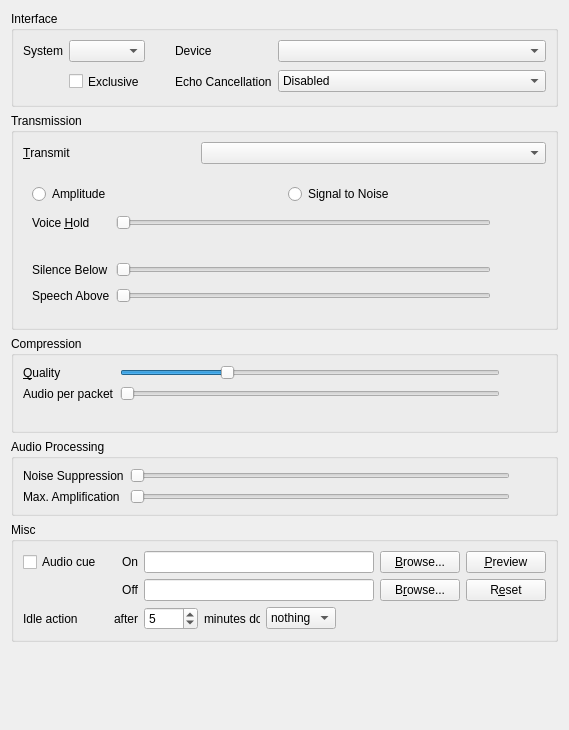
<?xml version="1.0" encoding="UTF-8"?>
<ui version="4.0">
 <class>AudioInput</class>
 <widget class="QWidget" name="AudioInput">
  <property name="geometry">
   <rect>
    <x>0</x>
    <y>0</y>
    <width>569</width>
    <height>730</height>
   </rect>
  </property>
  <property name="windowTitle">
   <string>Form</string>
  </property>
  <layout class="QVBoxLayout">
   <item>
    <widget class="QGroupBox" name="qgbInterfaces">
     <property name="title">
      <string>Interface</string>
     </property>
     <layout class="QGridLayout" name="gridLayout">
      <item row="0" column="0">
       <widget class="QLabel" name="qliSystem">
        <property name="text">
         <string>System</string>
        </property>
        <property name="buddy">
         <cstring>qcbSystem</cstring>
        </property>
       </widget>
      </item>
      <item row="0" column="1">
       <widget class="QComboBox" name="qcbSystem">
        <property name="sizePolicy">
         <sizepolicy hsizetype="MinimumExpanding" vsizetype="Fixed">
          <horstretch>0</horstretch>
          <verstretch>0</verstretch>
         </sizepolicy>
        </property>
        <property name="toolTip">
         <string>Input method for audio</string>
        </property>
        <property name="whatsThis">
         <string>&lt;b&gt;This is the input method to use for audio.&lt;/b&gt;&lt;br /&gt;Most likely you want to use DirectSound.</string>
        </property>
       </widget>
      </item>
      <item row="0" column="2">
       <spacer>
        <property name="orientation">
         <enum>Qt::Horizontal</enum>
        </property>
        <property name="sizeType">
         <enum>QSizePolicy::Maximum</enum>
        </property>
        <property name="sizeHint" stdset="0">
         <size>
          <width>24</width>
          <height>16</height>
         </size>
        </property>
       </spacer>
      </item>
      <item row="0" column="3">
       <widget class="QLabel" name="qliDevice">
        <property name="text">
         <string>Device</string>
        </property>
        <property name="buddy">
         <cstring>qcbDevice</cstring>
        </property>
       </widget>
      </item>
      <item row="0" column="4">
       <widget class="QComboBox" name="qcbDevice">
        <property name="sizePolicy">
         <sizepolicy hsizetype="MinimumExpanding" vsizetype="Fixed">
          <horstretch>1</horstretch>
          <verstretch>0</verstretch>
         </sizepolicy>
        </property>
        <property name="toolTip">
         <string>Input device for audio</string>
        </property>
        <property name="whatsThis">
         <string>&lt;b&gt;This is the input device to use for audio.&lt;/b&gt;</string>
        </property>
        <property name="sizeAdjustPolicy">
         <enum>QComboBox::AdjustToMinimumContentsLength</enum>
        </property>
        <property name="minimumContentsLength">
         <number>16</number>
        </property>
       </widget>
      </item>
      <item row="1" column="1">
       <widget class="QCheckBox" name="qcbExclusive">
        <property name="minimumSize">
         <size>
          <width>0</width>
          <height>27</height>
         </size>
        </property>
        <property name="toolTip">
         <string>Exclusive mode</string>
        </property>
        <property name="whatsThis">
         <string>&lt;b&gt;This opens the device in exclusive mode.&lt;/b&gt;&lt;br /&gt;No other application will be able to use the device.</string>
        </property>
        <property name="text">
         <string>Exclusive</string>
        </property>
       </widget>
      </item>
      <item row="1" column="3">
       <widget class="QLabel" name="qliEcho">
        <property name="text">
         <string>Echo Cancellation</string>
        </property>
       </widget>
      </item>
      <item row="1" column="4">
       <widget class="QComboBox" name="qcbEcho">
        <property name="toolTip">
         <string>Cancel echo from speakers</string>
        </property>
        <property name="whatsThis">
         <string>Enabling this will cancel the echo from your speakers. Mixed has low CPU impact, but only works well if your speakers are equally loud and equidistant from the microphone. Multichannel echo cancellation provides much better echo cancellation, but at a higher CPU cost.</string>
        </property>
        <item>
         <property name="text">
          <string>Disabled</string>
         </property>
        </item>
        <item>
         <property name="text">
          <string>Mixed echo cancellation</string>
         </property>
        </item>
        <item>
         <property name="text">
          <string>Multichannel echo cancellation</string>
         </property>
        </item>
       </widget>
      </item>
     </layout>
    </widget>
   </item>
   <item>
    <widget class="QGroupBox" name="qgbTransmission">
     <property name="sizePolicy">
      <sizepolicy hsizetype="Preferred" vsizetype="Minimum">
       <horstretch>0</horstretch>
       <verstretch>0</verstretch>
      </sizepolicy>
     </property>
     <property name="title">
      <string>Transmission</string>
     </property>
     <layout class="QGridLayout">
      <item row="0" column="0">
       <widget class="QLabel" name="qliTransmit">
        <property name="text">
         <string>&amp;Transmit</string>
        </property>
        <property name="buddy">
         <cstring>qcbTransmit</cstring>
        </property>
       </widget>
      </item>
      <item row="0" column="1" colspan="2">
       <widget class="QComboBox" name="qcbTransmit">
        <property name="toolTip">
         <string>When to transmit your speech</string>
        </property>
        <property name="whatsThis">
         <string>&lt;b&gt;This sets when speech should be transmitted.&lt;/b&gt;&lt;br /&gt;&lt;i&gt;Continuous&lt;/i&gt; - All the time&lt;br /&gt;&lt;i&gt;Voice Activity&lt;/i&gt; - When you are speaking clearly.&lt;br /&gt;&lt;i&gt;Push To Talk&lt;/i&gt; - When you hold down the hotkey set under &lt;i&gt;Shortcuts&lt;/i&gt;.</string>
        </property>
       </widget>
      </item>
      <item row="1" column="0" colspan="3">
       <widget class="QStackedWidget" name="qswTransmit">
        <property name="sizePolicy">
         <sizepolicy hsizetype="Preferred" vsizetype="MinimumExpanding">
          <horstretch>0</horstretch>
          <verstretch>0</verstretch>
         </sizepolicy>
        </property>
        <property name="currentIndex">
         <number>1</number>
        </property>
        <widget class="QWidget" name="qwPTT">
         <layout class="QGridLayout" columnstretch="0,1,0,0">
          <item row="0" column="0">
           <widget class="QLabel" name="qlPTTTrigger">
            <property name="text">
             <string extracomment="Input keys trigger for PTT">Shortcut</string>
            </property>
           </widget>
          </item>
          <item row="0" column="1">
           <widget class="ShortcutKeyWidget" name="qskwPTTTrigger"/>
          </item>
          <item row="1" column="0">
           <widget class="QLabel" name="qliDoublePush">
            <property name="text">
             <string>DoublePush Time</string>
            </property>
            <property name="buddy">
             <cstring>qsDoublePush</cstring>
            </property>
           </widget>
          </item>
          <item row="1" column="3">
           <widget class="QLabel" name="qlDoublePush">
            <property name="sizePolicy">
             <sizepolicy hsizetype="Minimum" vsizetype="Preferred">
              <horstretch>0</horstretch>
              <verstretch>0</verstretch>
             </sizepolicy>
            </property>
            <property name="text">
             <string notr="true">TextLabel</string>
            </property>
           </widget>
          </item>
          <item row="3" column="1">
           <widget class="QCheckBox" name="qcbPushWindow">
            <property name="toolTip">
             <string>Displays an always on top window with a push to talk button in it</string>
            </property>
            <property name="text">
             <string>Display push to talk window</string>
            </property>
           </widget>
          </item>
          <item row="4" column="1">
           <spacer name="verticalSpacer">
            <property name="orientation">
             <enum>Qt::Vertical</enum>
            </property>
            <property name="sizeHint" stdset="0">
             <size>
              <width>20</width>
              <height>40</height>
             </size>
            </property>
           </spacer>
          </item>
          <item row="1" column="1" colspan="2">
           <widget class="QSlider" name="qsDoublePush">
            <property name="toolTip">
             <string>If you press the PTT key twice in this time it will get locked.</string>
            </property>
            <property name="whatsThis">
             <string>&lt;b&gt;DoublePush Time&lt;/b&gt;&lt;br /&gt;If you press the push-to-talk key twice during the configured interval of time it will be locked. Mumble will keep transmitting until you hit the key once more to unlock PTT again.</string>
            </property>
            <property name="maximum">
             <number>1000</number>
            </property>
            <property name="singleStep">
             <number>10</number>
            </property>
            <property name="pageStep">
             <number>100</number>
            </property>
            <property name="orientation">
             <enum>Qt::Horizontal</enum>
            </property>
           </widget>
          </item>
          <item row="2" column="0">
           <widget class="QLabel" name="qliPTTHold">
            <property name="text">
             <string>Hold Time</string>
            </property>
           </widget>
          </item>
          <item row="2" column="3">
           <widget class="QLabel" name="qlPTTHold">
            <property name="text">
             <string notr="true">TextLabel</string>
            </property>
           </widget>
          </item>
          <item row="2" column="1">
           <widget class="QSlider" name="qsPTTHold">
            <property name="toolTip">
             <string>Time the microphone stays open after the PTT key is released</string>
            </property>
            <property name="maximum">
             <number>5000</number>
            </property>
            <property name="singleStep">
             <number>10</number>
            </property>
            <property name="orientation">
             <enum>Qt::Horizontal</enum>
            </property>
           </widget>
          </item>
         </layout>
        </widget>
        <widget class="QWidget" name="qwVAD">
         <layout class="QGridLayout">
          <item row="0" column="0" colspan="3">
           <layout class="QHBoxLayout">
            <item>
             <widget class="QRadioButton" name="qrbAmplitude">
              <property name="toolTip">
               <string>Use Amplitude based speech detection</string>
              </property>
              <property name="whatsThis">
               <string>&lt;b&gt;This sets speech detection to use Amplitude.&lt;/b&gt;&lt;br /&gt;In this mode, the raw strength of the input signal is used to detect speech.</string>
              </property>
              <property name="text">
               <string>Amplitude</string>
              </property>
             </widget>
            </item>
            <item>
             <widget class="QRadioButton" name="qrbSNR">
              <property name="toolTip">
               <string>Use SNR based speech detection</string>
              </property>
              <property name="whatsThis">
               <string>&lt;b&gt;This sets speech detection to use Signal to Noise ratio.&lt;/b&gt;&lt;br /&gt;In this mode, the input is analyzed for something resembling a clear signal, and the clarity of that signal is used to trigger speech detection.</string>
              </property>
              <property name="text">
               <string>Signal to Noise</string>
              </property>
             </widget>
            </item>
           </layout>
          </item>
          <item row="1" column="0">
           <widget class="QLabel" name="qliTransmitHold">
            <property name="text">
             <string>Voice &amp;Hold</string>
            </property>
            <property name="buddy">
             <cstring>qsTransmitHold</cstring>
            </property>
           </widget>
          </item>
          <item row="1" column="1">
           <widget class="QSlider" name="qsTransmitHold">
            <property name="toolTip">
             <string>How long to keep transmitting after silence</string>
            </property>
            <property name="whatsThis">
             <string>&lt;b&gt;This selects how long after a perceived stop in speech transmission should continue.&lt;/b&gt;&lt;br /&gt;Set this higher if your voice breaks up when you speak (seen by a rapidly blinking voice icon next to your name).</string>
            </property>
            <property name="minimum">
             <number>20</number>
            </property>
            <property name="maximum">
             <number>250</number>
            </property>
            <property name="orientation">
             <enum>Qt::Horizontal</enum>
            </property>
           </widget>
          </item>
          <item row="1" column="2">
           <widget class="QLabel" name="qlTransmitHold">
            <property name="minimumSize">
             <size>
              <width>40</width>
              <height>0</height>
             </size>
            </property>
            <property name="text">
             <string/>
            </property>
           </widget>
          </item>
          <item row="2" column="1">
           <widget class="AudioBar" name="abSpeech" native="true">
            <property name="maximumSize">
             <size>
              <width>16777215</width>
              <height>10</height>
             </size>
            </property>
            <property name="toolTip">
             <string>Current speech detection chance</string>
            </property>
            <property name="whatsThis">
             <string>&lt;b&gt;This shows the current speech detection settings.&lt;/b&gt;&lt;br /&gt;You can change the settings from the Settings dialog or from the Audio Wizard.</string>
            </property>
           </widget>
          </item>
          <item row="3" column="0">
           <widget class="QLabel" name="qliTransmitMin">
            <property name="text">
             <string>Silence Below</string>
            </property>
           </widget>
          </item>
          <item row="3" column="1">
           <widget class="QSlider" name="qsTransmitMin">
            <property name="toolTip">
             <string>Signal values below this count as silence</string>
            </property>
            <property name="whatsThis">
             <string>&lt;b&gt;This sets the trigger values for voice detection.&lt;/b&gt;&lt;br /&gt;Use this together with the Audio Statistics window to manually tune the trigger values for detecting speech. Input values below &quot;Silence Below&quot; always count as silence. Values above &quot;Speech Above&quot; always count as voice. Values in between will count as voice if you're already talking, but will not trigger a new detection.</string>
            </property>
            <property name="minimum">
             <number>1</number>
            </property>
            <property name="maximum">
             <number>32767</number>
            </property>
            <property name="singleStep">
             <number>100</number>
            </property>
            <property name="pageStep">
             <number>1000</number>
            </property>
            <property name="orientation">
             <enum>Qt::Horizontal</enum>
            </property>
           </widget>
          </item>
          <item row="4" column="0">
           <widget class="QLabel" name="qliTransmitMax">
            <property name="text">
             <string>Speech Above</string>
            </property>
           </widget>
          </item>
          <item row="4" column="1">
           <widget class="QSlider" name="qsTransmitMax">
            <property name="toolTip">
             <string>Signal values above this count as voice</string>
            </property>
            <property name="whatsThis">
             <string>&lt;b&gt;This sets the trigger values for voice detection.&lt;/b&gt;&lt;br /&gt;Use this together with the Audio Statistics window to manually tune the trigger values for detecting speech. Input values below &quot;Silence Below&quot; always count as silence. Values above &quot;Speech Above&quot; always count as voice. Values in between will count as voice if you're already talking, but will not trigger a new detection.</string>
            </property>
            <property name="minimum">
             <number>1</number>
            </property>
            <property name="maximum">
             <number>32767</number>
            </property>
            <property name="singleStep">
             <number>100</number>
            </property>
            <property name="pageStep">
             <number>1000</number>
            </property>
            <property name="orientation">
             <enum>Qt::Horizontal</enum>
            </property>
           </widget>
          </item>
         </layout>
        </widget>
        <widget class="QWidget" name="qwContinuous"/>
       </widget>
      </item>
     </layout>
    </widget>
   </item>
   <item>
    <widget class="QGroupBox" name="qgbCompression">
     <property name="title">
      <string>Compression</string>
     </property>
     <layout class="QGridLayout">
      <item row="0" column="0">
       <widget class="QLabel" name="qliQuality">
        <property name="text">
         <string>&amp;Quality</string>
        </property>
        <property name="buddy">
         <cstring>qsQuality</cstring>
        </property>
       </widget>
      </item>
      <item row="0" column="1">
       <widget class="QSlider" name="qsQuality">
        <property name="toolTip">
         <string>Quality of compression (peak bandwidth)</string>
        </property>
        <property name="whatsThis">
         <string>&lt;b&gt;This sets the quality of compression.&lt;/b&gt;&lt;br /&gt;This determines how much bandwidth Mumble is allowed to use for outgoing audio.</string>
        </property>
        <property name="minimum">
         <number>8000</number>
        </property>
        <property name="maximum">
         <number>96000</number>
        </property>
        <property name="singleStep">
         <number>1000</number>
        </property>
        <property name="pageStep">
         <number>5000</number>
        </property>
        <property name="value">
         <number>32000</number>
        </property>
        <property name="orientation">
         <enum>Qt::Horizontal</enum>
        </property>
       </widget>
      </item>
      <item row="0" column="2">
       <widget class="QLabel" name="qlQuality">
        <property name="minimumSize">
         <size>
          <width>30</width>
          <height>0</height>
         </size>
        </property>
        <property name="text">
         <string/>
        </property>
       </widget>
      </item>
      <item row="1" column="0">
       <widget class="QLabel" name="qliFrames">
        <property name="text">
         <string>Audio per packet</string>
        </property>
        <property name="buddy">
         <cstring>qsFrames</cstring>
        </property>
       </widget>
      </item>
      <item row="1" column="1">
       <widget class="QSlider" name="qsFrames">
        <property name="toolTip">
         <string>How many audio frames to send per packet</string>
        </property>
        <property name="whatsThis">
         <string>&lt;b&gt;This selects how many audio frames should be put in one packet.&lt;/b&gt;&lt;br /&gt;Increasing this will increase the latency of your voice, but will also reduce bandwidth requirements.</string>
        </property>
        <property name="minimum">
         <number>1</number>
        </property>
        <property name="maximum">
         <number>4</number>
        </property>
        <property name="pageStep">
         <number>2</number>
        </property>
        <property name="orientation">
         <enum>Qt::Horizontal</enum>
        </property>
       </widget>
      </item>
      <item row="1" column="2">
       <widget class="QLabel" name="qlFrames">
        <property name="minimumSize">
         <size>
          <width>40</width>
          <height>0</height>
         </size>
        </property>
        <property name="text">
         <string/>
        </property>
       </widget>
      </item>
      <item row="2" column="0" colspan="3">
       <widget class="QLabel" name="qlBitrate">
        <property name="font">
         <font>
          <italic>true</italic>
         </font>
        </property>
        <property name="toolTip">
         <string>Maximum bandwidth used for sending audio</string>
        </property>
        <property name="whatsThis">
         <string>&lt;b&gt;This shows peak outgoing bandwidth used.&lt;/b&gt;&lt;br /&gt;This shows the peak amount of bandwidth sent out from your machine. Audio bitrate is the maximum bitrate (as we use VBR) for the audio data alone. Position is the bitrate used for positional information. Overhead is our framing and the IP packet headers (IP and UDP is 75% of this overhead).</string>
        </property>
        <property name="text">
         <string/>
        </property>
        <property name="alignment">
         <set>Qt::AlignCenter</set>
        </property>
       </widget>
      </item>
     </layout>
    </widget>
   </item>
   <item>
    <widget class="QGroupBox" name="qgbAudio">
     <property name="title">
      <string>Audio Processing</string>
     </property>
     <layout class="QGridLayout">
      <item row="0" column="0">
       <widget class="QLabel" name="qliNoise">
        <property name="text">
         <string>Noise Suppression</string>
        </property>
        <property name="buddy">
         <cstring>qsNoise</cstring>
        </property>
       </widget>
      </item>
      <item row="0" column="1">
       <widget class="QSlider" name="qsNoise">
        <property name="toolTip">
         <string>Noise suppression</string>
        </property>
        <property name="whatsThis">
         <string>&lt;b&gt;This sets the amount of noise suppression to apply.&lt;/b&gt;&lt;br /&gt;The higher this value, the more aggressively stationary noise will be suppressed.</string>
        </property>
        <property name="minimum">
         <number>14</number>
        </property>
        <property name="maximum">
         <number>60</number>
        </property>
        <property name="pageStep">
         <number>5</number>
        </property>
        <property name="orientation">
         <enum>Qt::Horizontal</enum>
        </property>
       </widget>
      </item>
      <item row="0" column="2">
       <widget class="QLabel" name="qlNoise">
        <property name="minimumSize">
         <size>
          <width>30</width>
          <height>0</height>
         </size>
        </property>
        <property name="text">
         <string/>
        </property>
       </widget>
      </item>
      <item row="1" column="0">
       <widget class="QLabel" name="qliAmp">
        <property name="text">
         <string>Max. Amplification</string>
        </property>
        <property name="buddy">
         <cstring>qsAmp</cstring>
        </property>
       </widget>
      </item>
      <item row="1" column="1">
       <widget class="QSlider" name="qsAmp">
        <property name="toolTip">
         <string>Maximum amplification of input sound</string>
        </property>
        <property name="whatsThis">
         <string>&lt;b&gt;Maximum amplification of input.&lt;/b&gt;&lt;br /&gt;Mumble normalizes the input volume before compressing, and this sets how much it's allowed to amplify.&lt;br /&gt;The actual level is continually updated based on your current speech pattern, but it will never go above the level specified here.&lt;br /&gt;If the &lt;i&gt;Microphone loudness&lt;/i&gt; level of the audio statistics hover around 100%, you probably want to set this to 2.0 or so, but if, like most people, you are unable to reach 100%, set this to something much higher.&lt;br /&gt;Ideally, set it so &lt;i&gt;Microphone Loudness * Amplification Factor &gt;= 100&lt;/i&gt;, even when you're speaking really soft.&lt;br /&gt;&lt;br /&gt;Note that there is no harm in setting this to maximum, but Mumble will start picking up other conversations if you leave it to auto-tune to that level.</string>
        </property>
        <property name="maximum">
         <number>19500</number>
        </property>
        <property name="singleStep">
         <number>500</number>
        </property>
        <property name="pageStep">
         <number>2000</number>
        </property>
        <property name="orientation">
         <enum>Qt::Horizontal</enum>
        </property>
       </widget>
      </item>
      <item row="1" column="2">
       <widget class="QLabel" name="qlAmp">
        <property name="minimumSize">
         <size>
          <width>30</width>
          <height>0</height>
         </size>
        </property>
        <property name="text">
         <string/>
        </property>
       </widget>
      </item>
     </layout>
    </widget>
   </item>
   <item>
    <widget class="QGroupBox" name="qgbMisc">
     <property name="title">
      <string>Misc</string>
     </property>
     <layout class="QGridLayout" name="_2">
      <item row="2" column="5">
       <widget class="QPushButton" name="qpbPushClickBrowseOff">
        <property name="toolTip">
         <string>Browse for off audio file</string>
        </property>
        <property name="text">
         <string>B&amp;rowse...</string>
        </property>
       </widget>
      </item>
      <item row="2" column="3">
       <widget class="QLabel" name="qlPushClickOff">
        <property name="text">
         <string>Off</string>
        </property>
        <property name="alignment">
         <set>Qt::AlignRight|Qt::AlignTrailing|Qt::AlignVCenter</set>
        </property>
       </widget>
      </item>
      <item row="1" column="3">
       <widget class="QLabel" name="qlPushClickOn">
        <property name="text">
         <string>On</string>
        </property>
        <property name="alignment">
         <set>Qt::AlignRight|Qt::AlignTrailing|Qt::AlignVCenter</set>
        </property>
       </widget>
      </item>
      <item row="1" column="6">
       <widget class="QPushButton" name="qpbPushClickPreview">
        <property name="toolTip">
         <string>Preview the audio cues</string>
        </property>
        <property name="whatsThis">
         <string>&lt;b&gt;Preview&lt;/b&gt;&lt;br/&gt;Plays the current &lt;i&gt;on&lt;/i&gt; sound followed by the current &lt;i&gt;off&lt;/i&gt; sound.</string>
        </property>
        <property name="text">
         <string>&amp;Preview</string>
        </property>
       </widget>
      </item>
      <item row="2" column="6">
       <widget class="QPushButton" name="qpbPushClickReset">
        <property name="toolTip">
         <string>Reset audio cue to default</string>
        </property>
        <property name="whatsThis">
         <string>&lt;b&gt;Reset&lt;/b&gt;&lt;br/&gt;Reset the paths for the files to their default.</string>
        </property>
        <property name="text">
         <string>R&amp;eset</string>
        </property>
       </widget>
      </item>
      <item row="1" column="5">
       <widget class="QPushButton" name="qpbPushClickBrowseOn">
        <property name="toolTip">
         <string>Browse for on audio file</string>
        </property>
        <property name="text">
         <string>&amp;Browse...</string>
        </property>
       </widget>
      </item>
      <item row="1" column="4">
       <widget class="QLineEdit" name="qlePushClickPathOn">
        <property name="toolTip">
         <string>Gets played when starting to transmit</string>
        </property>
       </widget>
      </item>
      <item row="2" column="4">
       <widget class="QLineEdit" name="qlePushClickPathOff">
        <property name="toolTip">
         <string>Gets played when stopping to transmit</string>
        </property>
       </widget>
      </item>
      <item row="1" column="0">
       <widget class="QCheckBox" name="qcbPushClick">
        <property name="toolTip">
         <string>Audible audio cue when starting or stopping to transmit</string>
        </property>
        <property name="whatsThis">
         <string>&lt;b&gt;This enables transmission audio cues.&lt;/b&gt;&lt;br /&gt;Setting this will give you a short audio beep when you start and stop transmitting.</string>
        </property>
        <property name="text">
         <string>Audio cue</string>
        </property>
       </widget>
      </item>
      <item row="3" column="0" colspan="2">
       <widget class="QLabel" name="qliIdle">
        <property name="text">
         <string>Idle action</string>
        </property>
       </widget>
      </item>
      <item row="3" column="4">
       <layout class="QHBoxLayout" name="horizontalLayout">
        <item>
         <widget class="QSpinBox" name="qsbIdle">
          <property name="minimum">
           <number>1</number>
          </property>
          <property name="maximum">
           <number>5000</number>
          </property>
          <property name="value">
           <number>5</number>
          </property>
         </widget>
        </item>
        <item>
         <widget class="QLabel" name="qlIdle">
          <property name="minimumSize">
           <size>
            <width>30</width>
            <height>0</height>
           </size>
          </property>
          <property name="text">
           <string>minutes do</string>
          </property>
         </widget>
        </item>
        <item>
         <widget class="QComboBox" name="qcbIdleAction">
          <item>
           <property name="text">
            <string>nothing</string>
           </property>
          </item>
          <item>
           <property name="text">
            <string>deafen</string>
           </property>
          </item>
          <item>
           <property name="text">
            <string>mute</string>
           </property>
          </item>
         </widget>
        </item>
        <item>
         <spacer name="horizontalSpacer">
          <property name="orientation">
           <enum>Qt::Horizontal</enum>
          </property>
          <property name="sizeHint" stdset="0">
           <size>
            <width>40</width>
            <height>20</height>
           </size>
          </property>
         </spacer>
        </item>
       </layout>
      </item>
      <item row="3" column="3">
       <widget class="QLabel" name="qlIdle2">
        <property name="text">
         <string>after</string>
        </property>
       </widget>
      </item>
     </layout>
    </widget>
   </item>
   <item>
    <spacer>
     <property name="orientation">
      <enum>Qt::Vertical</enum>
     </property>
     <property name="sizeHint" stdset="0">
      <size>
       <width>1</width>
       <height>151</height>
      </size>
     </property>
    </spacer>
   </item>
  </layout>
 </widget>
 <customwidgets>
  <customwidget>
   <class>AudioBar</class>
   <extends>QWidget</extends>
   <header>AudioStats.h</header>
   <container>1</container>
  </customwidget>
  <customwidget>
   <class>ShortcutKeyWidget</class>
   <extends>QLineEdit</extends>
   <header>GlobalShortcut.h</header>
  </customwidget>
 </customwidgets>
 <tabstops>
  <tabstop>qcbSystem</tabstop>
  <tabstop>qcbDevice</tabstop>
  <tabstop>qcbEcho</tabstop>
  <tabstop>qcbTransmit</tabstop>
  <tabstop>qsDoublePush</tabstop>
  <tabstop>qrbSNR</tabstop>
  <tabstop>qsTransmitHold</tabstop>
  <tabstop>qsTransmitMin</tabstop>
  <tabstop>qsTransmitMax</tabstop>
  <tabstop>qsQuality</tabstop>
  <tabstop>qsFrames</tabstop>
  <tabstop>qsNoise</tabstop>
  <tabstop>qsAmp</tabstop>
 </tabstops>
 <resources/>
 <connections/>
</ui>
